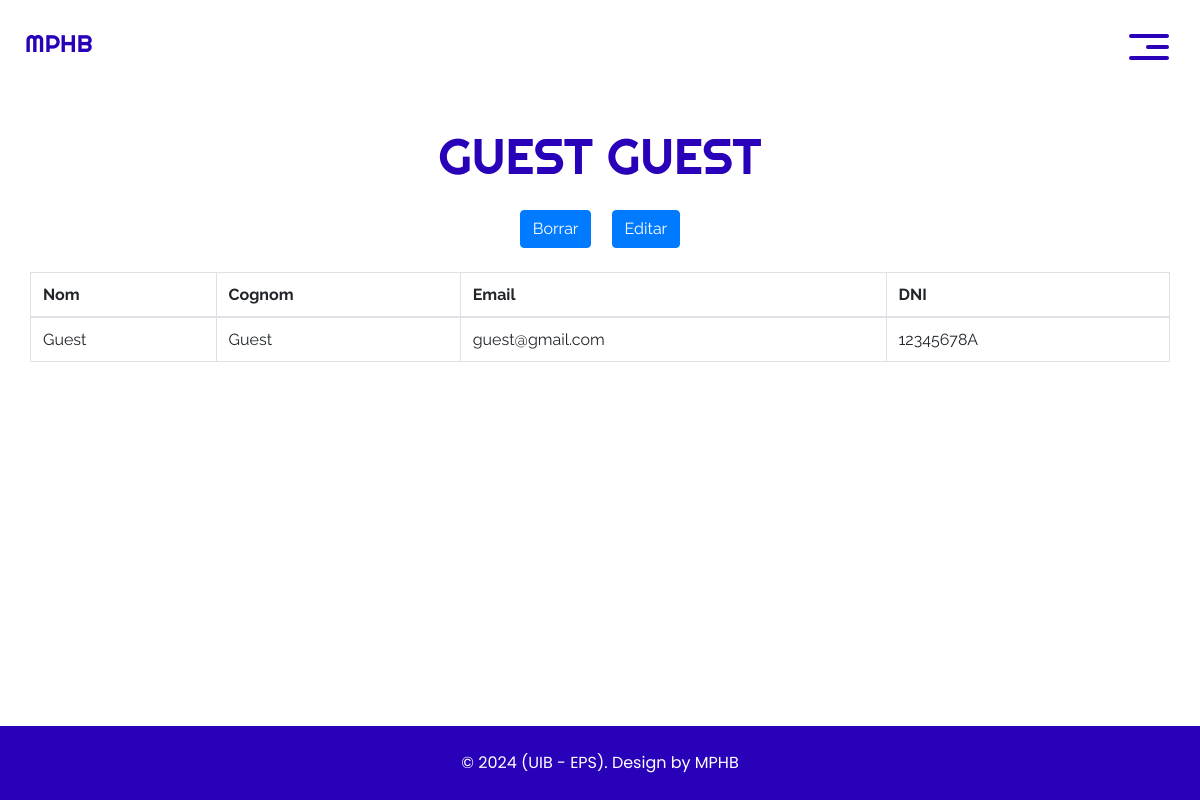
/servicesPersonalForm.php (signed in), run on the app's committed database.
### tables this page shows
CREATE TABLE PERSONAL (
    email VARCHAR(128) PRIMARY KEY,
    dni VARCHAR(9) NOT NULL,
    CONSTRAINT fk_personal_persona FOREIGN KEY (email) REFERENCES PERSONA(email)
);

CREATE TABLE PERSONA (
    nom VARCHAR(64) NOT NULL,
    cognom VARCHAR(64) NOT NULL,
    email VARCHAR(128) PRIMARY KEY,
    contrasenya VARCHAR(64) NOT NULL
);

### servicesPersonalForm.php (the view, shortened to what this page needs)
<?php session_start() ;
$conn = Conexion::getConnection();
$email = $_SESSION['email'];
$sql = "SELECT p.email, p.nom, p.cognom, p.contrasenya, personal.dni FROM PERSONA as p
        JOIN PERSONAL ON p.email = PERSONAL.email
        WHERE p.email = '$email'";
$result = mysqli_query($conn, $sql);
if (mysqli_num_rows($result) > 0) {
    $usuario = mysqli_fetch_assoc($result);
} else {
    $_SESSION["error_msg"] = "Usuari no trobat.";
    header("Location: loginform.php");
    exit();
}
?>
<html>
<head>
    <link rel="stylesheet" type="text/css"
        href="https://cdnjs.cloudflare.com/ajax/libs/OwlCarousel2/2.1.3/assets/owl.carousel.min.css" />
    <link rel="stylesheet" type="text/css" href="css/bootstrap.css" />
    <link href="css/style.css" rel="stylesheet" />
    <link href="css/responsive.css" rel="stylesheet" />
</head>
<body>
    <div class="hero_area">
        <header class="header_section">
            <div class="container-fluid">
                <nav class="navbar navbar-expand-lg custom_nav-container">
                    <a class="navbar-brand" href="loginform.php">
                        <span>
                            MPHB
                        </span>
                    </a>
                    <div class="navbar-collapse" id="">
                        <div class="custom_menu-btn">
                            <button onclick="openNav()">
                                <span class="s-1"> </span>
                                <span class="s-2"> </span>
                                <span class="s-3"> </span>
                            </button>
                        </div>
                    </div>
                </nav>
            </div>
        </header>
    </div>
    <section class="about_section layout_paddingAbout"  style="min-height: calc(100vh - 200px);">
        <div class="container">
            <h2 class="text-uppercase">
                <?php echo ($usuario['nom']) . ' ' . ($usuario['cognom']); ?>
            </h2>
        <div class="text-center mt-4">
            <form id="deleteForm" action="./src/vista/usuariVista.php" method="post" onsubmit="return confirmDelete()" class="d-inline">
                <button type="submit" id="borrarBtn" class="btn btn-primary mx-2">Borrar</button>
            </form>
            <form id="editForm" action="editarPersonalForm.php" method="post" class="d-inline">
                <button type="submit" id="editarBtn" class="btn btn-primary mx-2">Editar</button>
            </form>
               </div>
                <div class="mt-4">
                    <table class="table table-bordered">
                        <thead>
                            <tr>
                                <th>Nom</th>
                                <th>Cognom</th>
                                <th>Email</th>
                                <th>DNI</th>
                            </tr>
                        </thead>
                        <tbody>
                            <tr>
                                <td><?php echo ($usuario['nom']); ?></td>
                                <td><?php echo ($usuario['cognom']); ?></td>
                                <td><?php echo ($usuario['email']); ?></td>
                                <td><?php echo ($usuario['dni']); ?></td>
                            </tr>
                        </tbody>
                    </table>
                </div>
        </div>
    </section>
    <section class="container-fluid footer_section">
        <p>
            &copy; 2024 (UIB - EPS). Design by MPHB
        </p>
    </section>
</body>
</html>

### css/style.css (style rules this page uses)
body { font-family: "Raleway", sans-serif; color: #1b161d; background-color: #ffffff; }
.hero_area { background-color: #ffffff; background-repeat: no-repeat; background-size: cover; }
.header_section .container-fluid { padding-right: 25px; padding-left: 25px; }
.custom_menu-btn { z-index: 9; position: absolute; right: 0; top: 14px; }
.custom_menu-btn button { margin-top: 12px; outline: none; border: none; background-color: transparent; }
.custom_menu-btn button span { display: block; width: 40px; height: 4px; background-color: #2801b9; margin: 7px 0; transition: all 0.3s; border-radius: 5px; }
.custom_menu-btn .s-2 { width: 23px; margin-left: auto; }
.custom_menu-btn .s-2 { transition: all 0.1s; }
a, a:hover, a:focus { text-decoration: none; }
.btn, .btn:focus { outline: none !important; box-shadow: none; }
.navbar-brand { display: flex; align-items: center; }
.navbar-brand span { font-family: "Righteous", cursive; font-size: 24px; font-weight: 500; color: #2801b9; margin-top: 5px; }
.custom_nav-container { z-index: 99999; padding: 15px 0; }
.about_section { margin-top: 45px; text-align: center; }
.about_section h2 { text-transform: uppercase; }
.text-uppercase { font-family: "Righteous", cursive; font-size: 50px; font-weight: 500; color: #2801b9; margin-top: 5px; }
.footer_section { font-family: "Poppins", sans-serif; background-color: #2801b9; padding: 25px 20px; }
.footer_section p { color: #fff; margin: 0; text-align: center; }

### css/responsive.css (style rules this page uses)
@media (min-width: 1200px) { .container { max-width: 1170px; } }

### data on the page
personal: email.nom "GUEST", email.cognom "GUEST", email.nom "Guest", email.cognom "Guest", email.email "guest@gmail.com", dni "12345678A"
